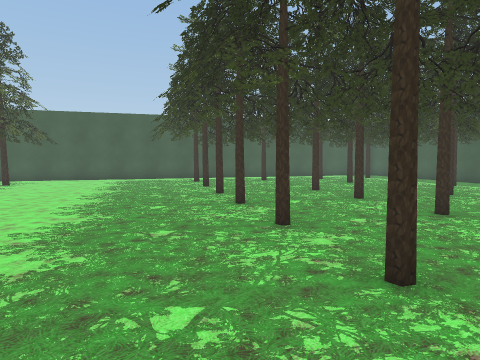
[1] (above)

24 first-person views from a walk through a Unity game level. The camera is 1.3 m above the floor, tilts 4° down and sees 75° across. The floor is counted in squares, 1 m on a side. Each view is taken from the middle of a square. On the plan, view 1 faces up. The plan holds only what a view shows up to about 14 squares ahead; the rest is blank. The place goes on beyond the plan. The player character is not drawn.

[2]
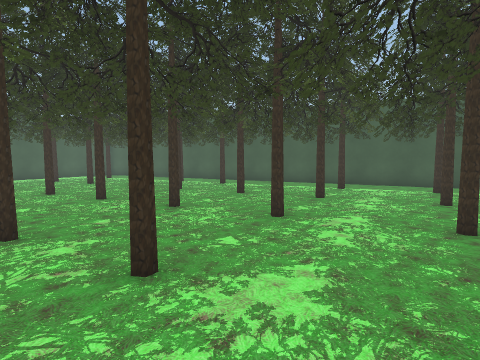

[3]
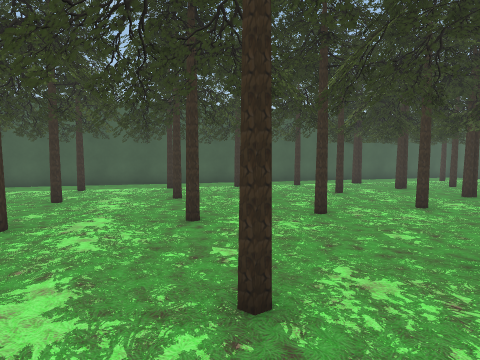

[4]
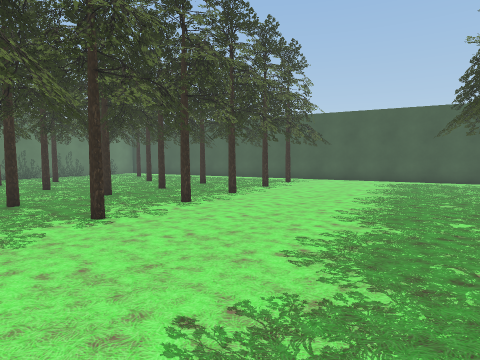

[5]
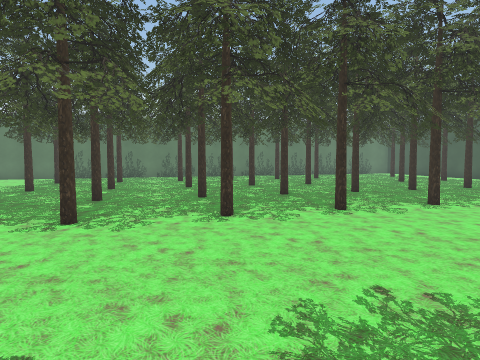

[6]
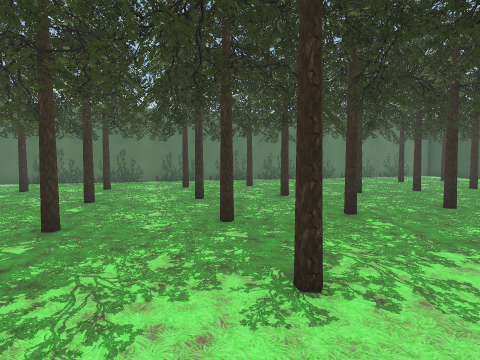

[7]
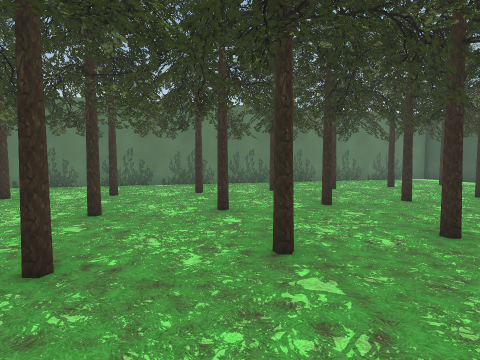

[8]
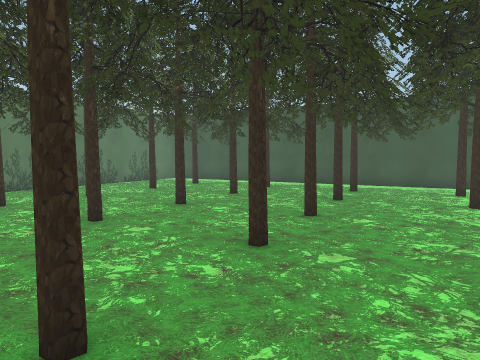

[9]
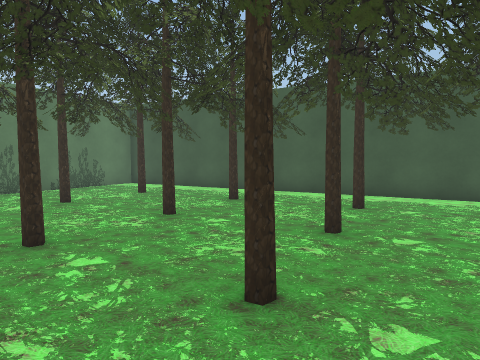

[10]
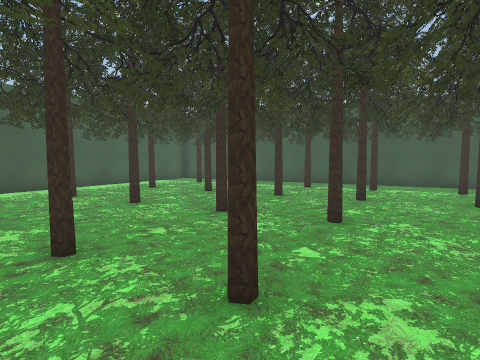

[11]
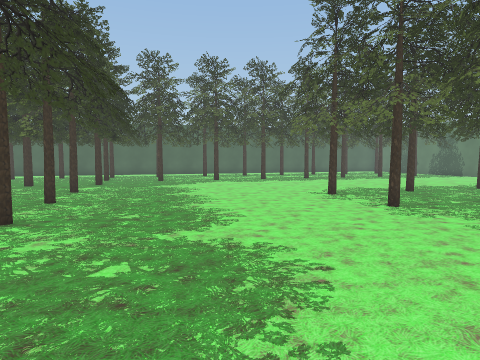

[12]
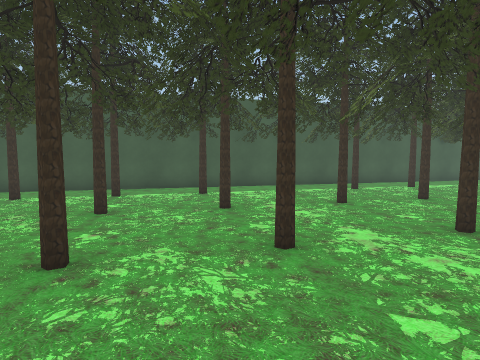

[13]
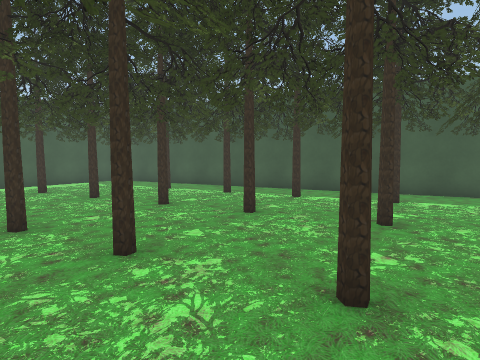

[14]
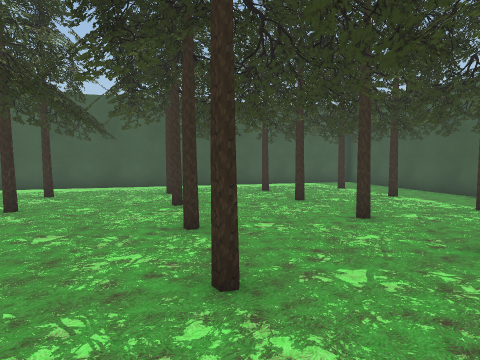

[15]
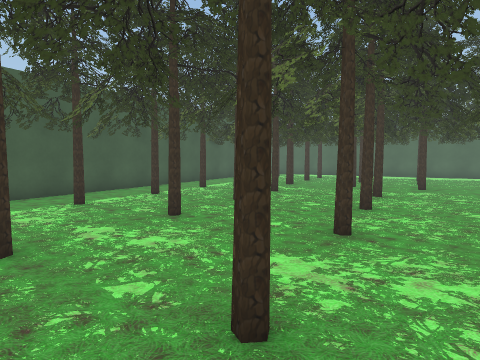

[16]
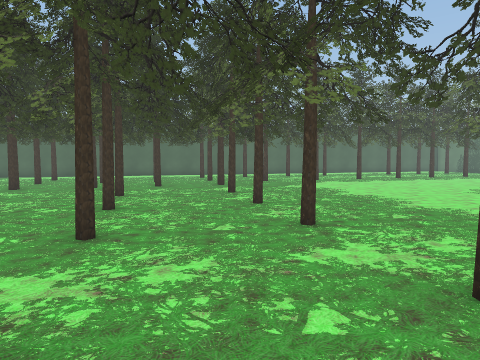

[17]
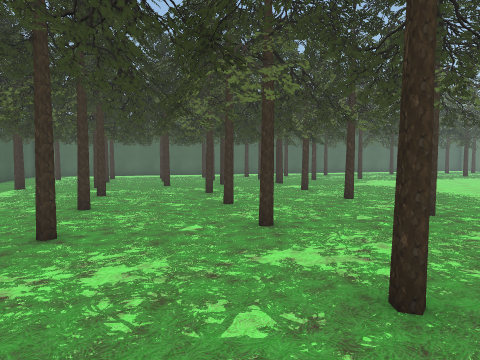

[18]
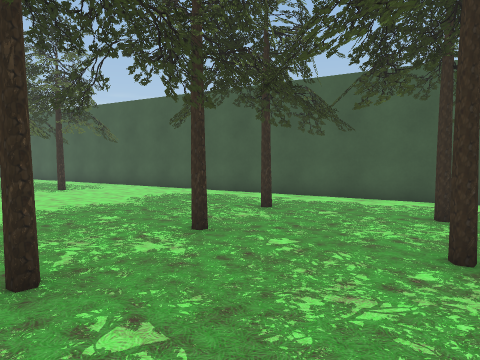

[19]
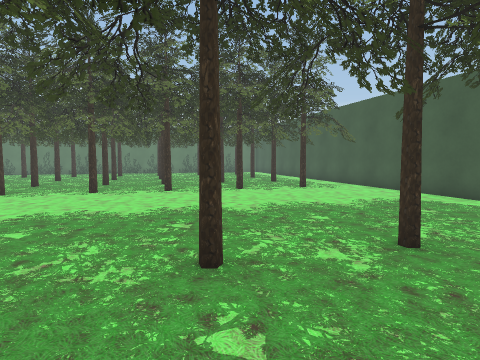

[20]
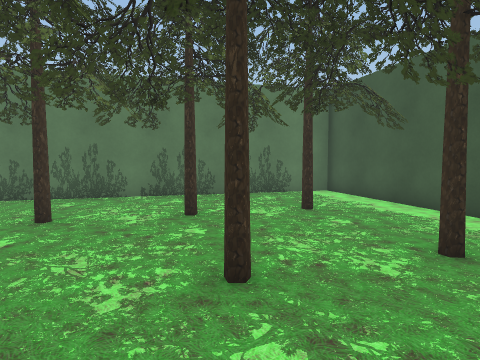

[21]
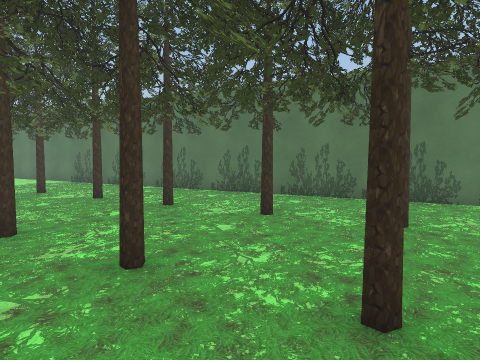

[22]
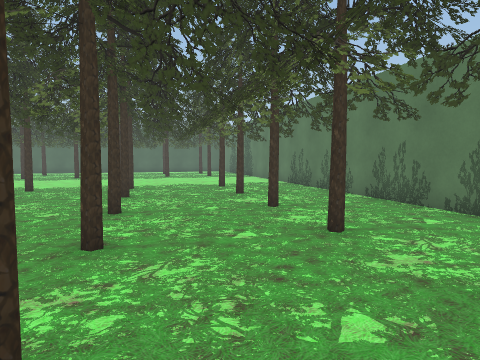

[23]
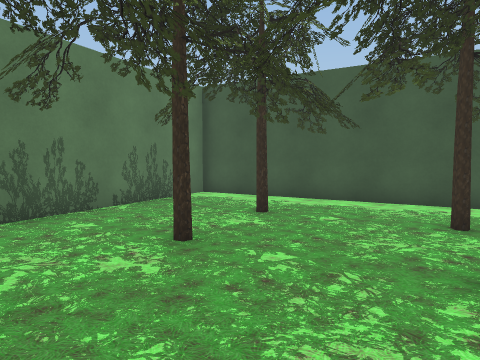

[24]
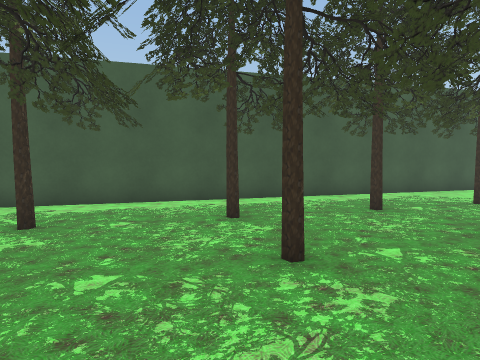

### Floor plan
Key: @ floor where view 1 was taken; # wall or solid block; . floor; O other object.
Columns run from 26 left of view 1 to 17 right of it. Each row starts with its distance up from view 1.
 22                           #####.
 21                        ####...... O. #
 20                    #####.......O.....#
 19                 ####................. #
 18             #####..........O  .....O. #
 17          ####..OO.......O.......O...OO#
 16       ####.OO...O...........O....O...O
 15   #####.OO...O.#........ ....O....O.#.O#
 14 ###.O....O.#.O..OO.......O....OO.#.....#
 13 #....OO.#...OO...O........OO.#.O.......##
 12 #...#....OOO..O.#O.......#.O.........O..#
 11 #....OOO..O.#.O.OOO.........O....O......#
 10 #.OO..O..#O..OOO..O....O......O.........#
  9 ##...#...OOOO..O#.O......OO...........O.##
  8  #....OOO..O.#.O..OO..............O......#
  7  #.OO..O...O..OOO..O...........O.........#
  6  ##...#...OOOO...#OO.......O..........#O.#
  5   #....OOO..O..O...OO..............O......
  4   #.OO..O.#OO...OO#.O...........O.........#
  3   #...#.....OOO#...OO.......#...OO.....O..#
  2   ##O..OOOO#.O..O...OO....O.......O.O..... #
  1    #..O..O..OO...OO#.O..........#.O....... #
  0    #...#OO...OO..O..O.....@..O..........O..#
 -1    ##O...OOO#.O..O...O.........OO....O.....#
 -2     #..O#.O..OO..OO.#............O........
 -3     #.....O...OO#.O..........#O..........O
 -4     #.O..OOO.#....O...................O..O
 -5     ##..O..O.........O............O...OO.O.
 -6      #...#OO....OO............O....OO.O.O.#.
 -7      #.O..OOO.O................OOO.O.O.#..OO
 -8      ##.OO...... ............ OOO..O##.OOO

Where each view was taken, in squares from view 1:
view 1: 0 up, 0 right, facing up
view 2: 0 up, 0 right, facing up-right
view 3: 0 up, 0 right, facing right
view 4: 1 up, 1 left, facing up-left
view 5: 1 up, 0 right, facing left
view 6: 0 up, 4 left, facing left
view 7: 2 up, 7 left, facing left
view 8: 2 up, 9 left, facing up-left
view 9: 6 up, 11 left, facing up-left
view 10: 7 up, 2 left, facing up-right
view 11: 6 up, 2 left, facing down
view 12: 5 up, 1 right, facing right
view 13: 6 up, 2 right, facing up-right
view 14: 7 up, 4 right, facing up
view 15: 6 up, 4 right, facing down-right
view 16: 6 up, 4 right, facing down
view 17: 7 up, 7 right, facing down
view 18: 11 up, 3 right, facing up-left
view 19: 12 up, 3 right, facing left
view 20: 10 up, 14 left, facing left
view 21: 8 up, 14 left, facing down-left
view 22: 6 up, 17 left, facing down
view 23: 6 up, 17 left, facing up-left
view 24: 6 up, 18 left, facing up
